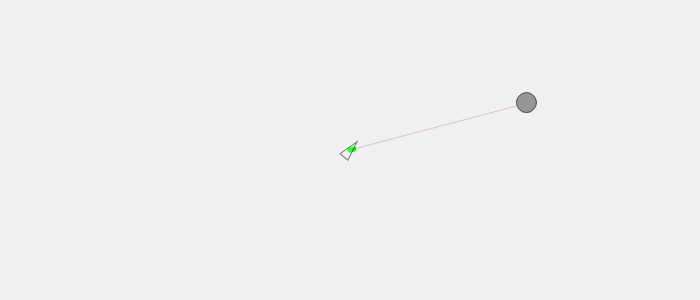
Frame 1 (no input)
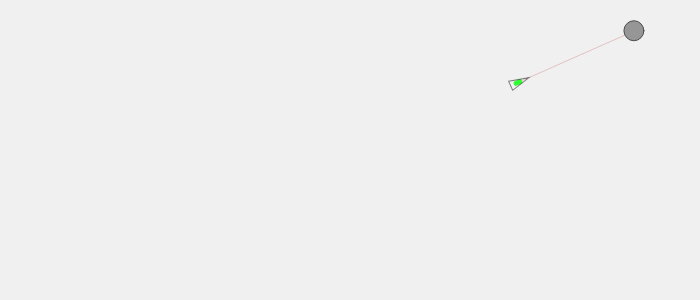
Frame 60 (no input)
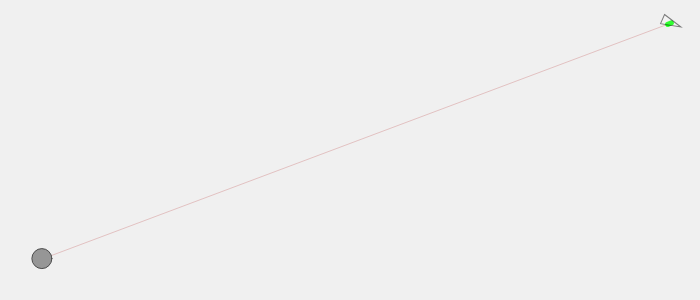
Frame 120 (the mouse pressed at the canvas centre since frame 60)

The p5.js sketch that drew these frames (run headless with seeded random() and noise() and a simulated clock; from frame 60 on, the mouse is pressed at the canvas centre):

// p5.js sketch
// ── sketch.js
/// <reference path="../../p5.global-mode.d.ts" />
class Vehicle {
    constructor(x = 0, y = 0, m = 1) {
        this.position = createVector(x, y);
        this.velocity = createVector(0, 0);
        this.acceleration = createVector(random(-1,1), random(-1,1));
        this.mass = m;
        this.r = 5;
        this.maxspeed = 4;
        this.maxforce = 0.1;
    }
    seek(target) {
        // targetForce = desiredVelocity - currentVelocity
        let desired = p5.Vector.sub(target.position, this.position);
        push();
        stroke(170, 0, 0, 50);
        line(this.position.x, this.position.y, target.position.x, target.position.y);
        pop();
        let d = desired.mag();
        desired.normalize();
        if (d < 100) {
            // 近づくほど減速する
            let m = map(d, 0, 100, 0, this.maxspeed);
            desired.mult(m);
        } else {
            desired.mult(this.maxspeed);
        }
        
        push();
        stroke(0, 255, 0);
        strokeWeight(5);
        line(this.position.x, this.position.y,
         this.position.x + desired.x*1, this.position.y + desired.y*1);
        pop();

        let steer = p5.Vector.sub(desired, this.velocity);
        steer.limit(this.maxforce);
        this.applyForce(steer);
    }
    applyForce(force) {
        // F=MA, A=F/M
        let a = p5.Vector.div(force, this.mass);
        this.acceleration.add(a);
    }
    escape() {

    }
    update() {
        this.velocity.add(this.acceleration);
        this.velocity.limit(this.maxspeed);
        this.position.add(this.velocity);
        this.acceleration.mult(0);

        if (this.position.x < 0) {
            this.position.x = width;
        } else if (this.position.x > width) {
            this.position.x = 0;
        }
        if (this.position.y < 0) {
            this.position.y = height;
        } else if (this.position.y > height) {
            this.position.y = 0;
        }
    }
    display() {

        let a = this.velocity.heading() + PI /2;
        push();
        stroke(40, 150);
        fill(255, 50);
        translate(this.position.x ,this.position.y);
        rotate(a);
        //scale(this.r);
        beginShape();
        vertex(-1*this.r, 2*this.r);        
        vertex(0*this.r, -2*this.r);
        vertex(1*this.r, 2*this.r);
        endShape(CLOSE);
        pop();
    }
}
class Target {
    constructor(x = random(0, width), y = random(0, height), m = 10) {
        this.position = createVector(x, y);
        this.velocity = createVector(0, 0);
        this.acceleration = createVector(random(-3, 3), random(-3, 3));
        this.mass = m;
    }
    update() {
        this.velocity.add(this.acceleration);
        this.position.add(this.velocity);
        this.acceleration.mult(0);

        if (this.position.x < 0) {
            this.position.x = width;
        } else if (this.position.x > width) {
            this.position.x = 0;
        }
        if (this.position.y < 0) {
            this.position.y = height;
        } else if (this.position.y > height) {
            this.position.y = 0;
        }
    }
    display() {
        push();
        stroke(75);
        fill(150);
        translate(this.position.x, this.position.y);
        ellipse(0, 0, this.mass*2, this.mass*2);
        pop();
    }
    run() {
        this.update();
        this.display();
    }
}
let vehicle;
let targetA;
function setup() {
    createCanvas(700, 300);
    vehicle = new Vehicle(width/2, height/2, 1);
    targetA = new Target();
}
function draw() {
    background(240);
    vehicle.seek(targetA);
    vehicle.update();
    vehicle.display();

    targetA.run();
}
